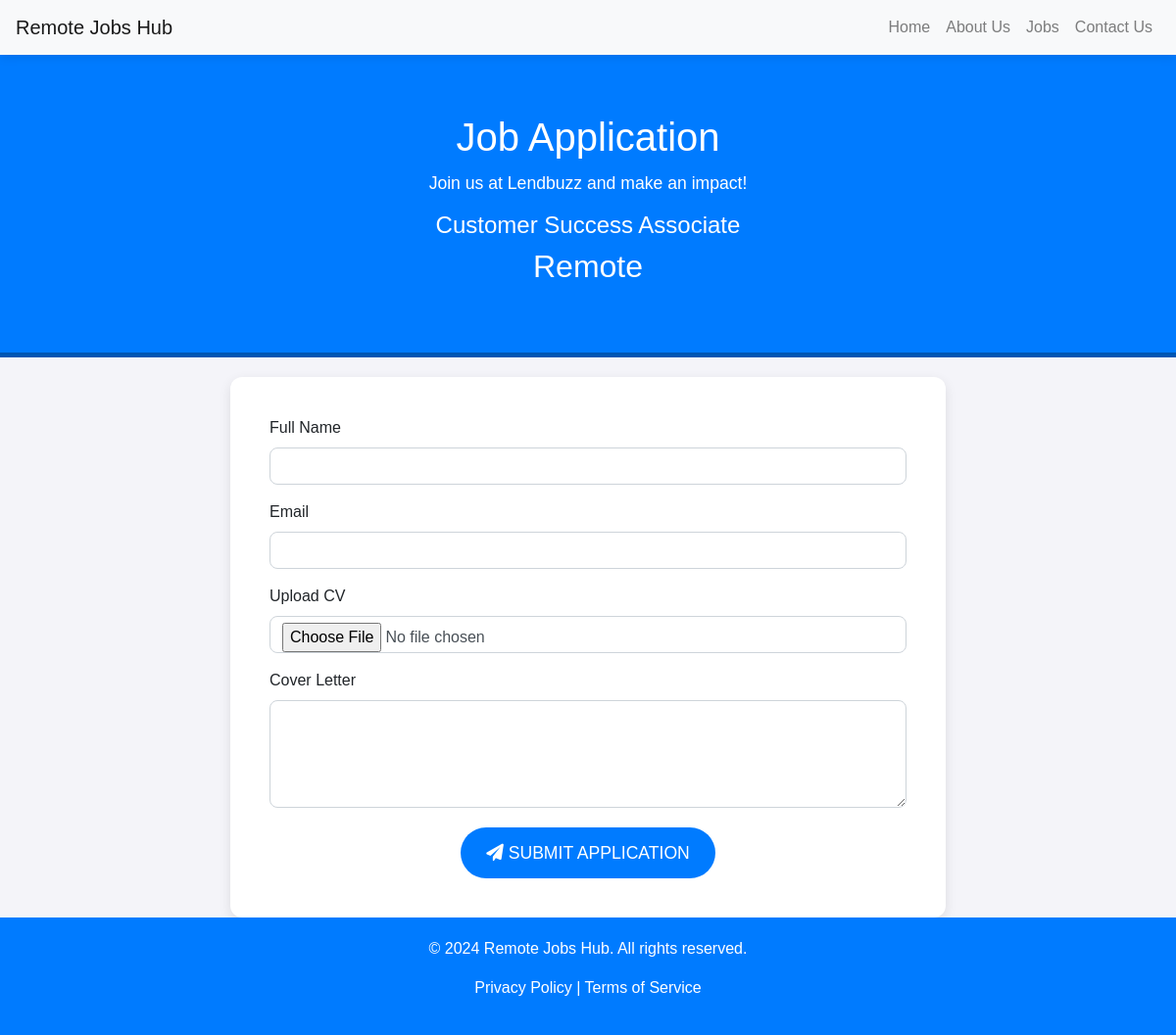
/application/26/ (signed in), run on the app's committed database.
### remote/models.py (models this page shows, shortened)
class Job(models.Model):
    title = models.CharField(max_length=100)
    description = models.TextField()
    location = models.CharField(max_length=30)
    company_name = models.CharField(max_length=100)
    created_at = models.DateTimeField(auto_now_add=True)
    recruiter = models.ForeignKey(Profile, on_delete=models.CASCADE)
    category = models.ForeignKey(Category, on_delete=models.CASCADE, default=1)
    featured = models.BooleanField(default=False)
    views_count = models.IntegerField(default=0)
    apply_url = models.URLField(max_length=255, blank=True, null=True)
    status = models.CharField(
        max_length=10,
        choices=[('open', 'Open'), ('closed', 'Closed')],
        default='open',
    )

### remote/views.py (the view, shortened to what this page needs)
# urls.py: path('application/<int:id>/', views.submitted_application, name='application'),
@login_required
def submitted_application(request, id):
    job = get_object_or_404(Job, id=id)  # Ensure the job exists
    return render(request, 'application.html', {'job': job})

### remote/templates/application.html (shortened to what this page needs)
<!DOCTYPE html>
<html lang="en">
<head>
    <link rel="stylesheet" href="https://stackpath.bootstrapcdn.com/bootstrap/4.5.2/css/bootstrap.min.css">
    <link rel="stylesheet" href="https://cdnjs.cloudflare.com/ajax/libs/font-awesome/6.0.0/css/all.min.css">
</head>
<body>
    <nav class="navbar navbar-expand-lg navbar-light bg-light">
        <a class="navbar-brand" href="#">Remote Jobs Hub</a>
        <div class="collapse navbar-collapse" id="navbarNav">
            <ul class="navbar-nav ml-auto">
                <li class="nav-item">
                    <a class="nav-link" href="/">Home</a>
                </li>
                <li class="nav-item">
                    <a class="nav-link" href="/about/">About Us</a>
                </li>
                <li class="nav-item">
                    <a class="nav-link" href="/jobs/">Jobs</a>
                </li>
                <li class="nav-item">
                    <a class="nav-link" href="/contact/">Contact Us</a>
                </li>
            </ul>
        </div>
    </nav>
    <section class="job-application-header">
        <h1>Job Application</h1>
        <p>Join us at {{ job.company_name }} and make an impact!</p>
        <h4>{{ job.title }}</h4>
        <h2>{{ job.location }}</h2>
    </section>
    <section class="job-application-form-section">
        <div class="container">
            <div class="row">
                <div class="col-md-8 mx-auto">
                    <div class="job-application-form">
                        <form action="{% url 'application' job.id %}" method="POST" enctype="multipart/form-data">
                            <div class="form-group">
                                <label for="full_name">Full Name</label>
                                <input type="text" class="form-control" id="full_name" name="full_name" required>
                            </div>
                            <div class="form-group">
                                <label for="email">Email</label>
                                <input type="email" class="form-control" id="email" name="email" required>
                            </div>
                            <div class="form-group">
                                <label for="cv_file">Upload CV</label>
                                <input type="file" class="form-control" id="cv_file" name="cv_file" accept=".pdf,.doc,.docx" required>
                            </div>
                            <div class="form-group">
                                <label for="cover_letter">Cover Letter</label>
                                <textarea class="form-control" id="cover_letter" name="cover_letter" rows="4"></textarea>
                            </div>
                            <div class="apply-btn">
                                <button type="submit" class="btn"><i class="fas fa-paper-plane"></i> Submit Application</button>
                            </div>
                        </form>
                    </div>
                </div>
            </div>
        </div>
    </section>
    <footer class="footer">
        <p>&copy; 2024 Remote Jobs Hub. All rights reserved.</p>
        <p><a href="/privacy-policy/" style="color: white;">Privacy Policy</a> | <a href="/terms-of-service/" style="color: white;">Terms of Service</a></p>
    </footer>
</body>
</html>

### remote/templates/application.html (style rules this page uses)
body { background-color: #f4f4f9; font-family: Arial, sans-serif; }
.navbar { box-shadow: 0 2px 10px rgba(0, 0, 0, 0.1); }
.job-application-header { background-color: #007bff; color: white; padding: 60px 0; text-align: center; border-bottom: 5px solid #0056b3; }
.job-application-header h1 { font-size: 2.5rem; margin-bottom: 10px; }
.job-application-header p { font-size: 1.1rem; }
.job-application-form { background-color: #fff; border-radius: 12px; box-shadow: 0 4px 12px rgba(0, 0, 0, 0.1); padding: 40px; margin-top: 20px; transition: transform 0.3s; }
.form-control, .form-textarea { border-radius: 8px; border: 1px solid #ced4da; transition: border-color 0.3s; }
.apply-btn { text-align: center; margin-top: 20px; }
.apply-btn button { padding: 12px 25px; font-size: 1.1rem; border-radius: 30px; background-color: #007bff; color: white; text-transform: uppercase; transition: background-color 0.3s; }
.footer { background-color: #007bff; color: white; text-align: center; padding: 20px 0; position: relative; bottom: 0; width: 100%; }

### data on the page
Job: company_name "Lendbuzz", title "Customer Success Associate", location "Remote"
